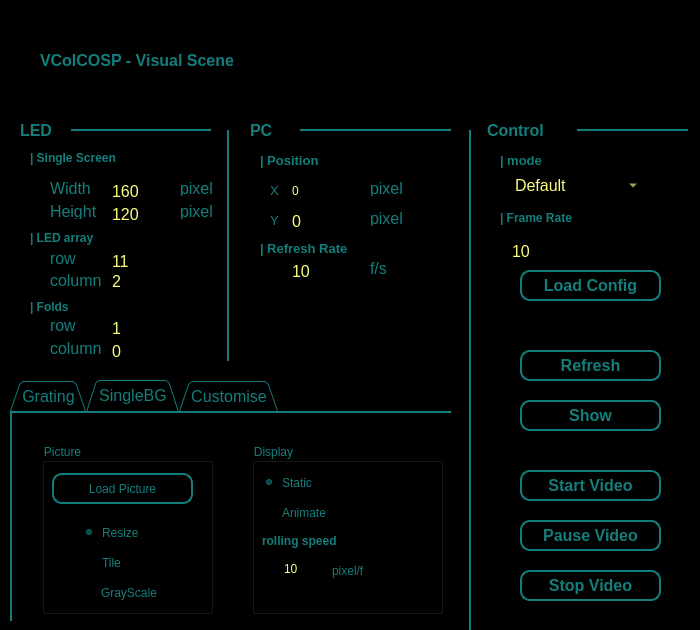
<?xml version="1.0" encoding="UTF-8"?>
<ui version="4.0">
 <class>vscene</class>
 <widget class="QWidget" name="vscene">
  <property name="geometry">
   <rect>
    <x>0</x>
    <y>0</y>
    <width>700</width>
    <height>630</height>
   </rect>
  </property>
  <property name="sizePolicy">
   <sizepolicy hsizetype="Fixed" vsizetype="Fixed">
    <horstretch>0</horstretch>
    <verstretch>0</verstretch>
   </sizepolicy>
  </property>
  <property name="font">
   <font>
    <family>Arial</family>
    <pointsize>12</pointsize>
   </font>
  </property>
  <property name="windowTitle">
   <string>VColCOSP-VisualScenePanel</string>
  </property>
  <property name="autoFillBackground">
   <bool>false</bool>
  </property>
  <property name="styleSheet">
   <string notr="true">background-color: rgb(0, 0, 0);
color: rgb(19, 126, 124);</string>
  </property>
  <widget class="QLabel" name="label_53">
   <property name="geometry">
    <rect>
     <x>260</x>
     <y>150</y>
     <width>181</width>
     <height>20</height>
    </rect>
   </property>
   <property name="font">
    <font>
     <pointsize>10</pointsize>
     <weight>75</weight>
     <bold>true</bold>
    </font>
   </property>
   <property name="text">
    <string>| Position</string>
   </property>
  </widget>
  <widget class="QLabel" name="label_3">
   <property name="geometry">
    <rect>
     <x>270</x>
     <y>180</y>
     <width>16</width>
     <height>21</height>
    </rect>
   </property>
   <property name="font">
    <font>
     <pointsize>10</pointsize>
     <weight>50</weight>
     <bold>false</bold>
    </font>
   </property>
   <property name="text">
    <string>X</string>
   </property>
  </widget>
  <widget class="QSpinBox" name="spinBox_sp_x">
   <property name="geometry">
    <rect>
     <x>290</x>
     <y>180</y>
     <width>71</width>
     <height>22</height>
    </rect>
   </property>
   <property name="font">
    <font>
     <pointsize>9</pointsize>
    </font>
   </property>
   <property name="styleSheet">
    <string notr="true">border: 2px soild rgb(19, 126, 124);
color: rgb(255, 255, 127);
</string>
   </property>
   <property name="wrapping">
    <bool>false</bool>
   </property>
   <property name="frame">
    <bool>true</bool>
   </property>
   <property name="buttonSymbols">
    <enum>QAbstractSpinBox::UpDownArrows</enum>
   </property>
   <property name="showGroupSeparator" stdset="0">
    <bool>false</bool>
   </property>
   <property name="minimum">
    <number>-3840</number>
   </property>
   <property name="maximum">
    <number>3840</number>
   </property>
   <property name="displayIntegerBase">
    <number>10</number>
   </property>
  </widget>
  <widget class="QLabel" name="label_47">
   <property name="geometry">
    <rect>
     <x>370</x>
     <y>180</y>
     <width>41</width>
     <height>16</height>
    </rect>
   </property>
   <property name="text">
    <string>pixel</string>
   </property>
  </widget>
  <widget class="QLabel" name="label_4">
   <property name="geometry">
    <rect>
     <x>270</x>
     <y>210</y>
     <width>16</width>
     <height>21</height>
    </rect>
   </property>
   <property name="font">
    <font>
     <pointsize>10</pointsize>
     <weight>50</weight>
     <bold>false</bold>
    </font>
   </property>
   <property name="text">
    <string>Y</string>
   </property>
  </widget>
  <widget class="QSpinBox" name="spinBox_sp_y">
   <property name="geometry">
    <rect>
     <x>290</x>
     <y>210</y>
     <width>71</width>
     <height>22</height>
    </rect>
   </property>
   <property name="styleSheet">
    <string notr="true">border: 2px soild rgb(19, 126, 124);
color: rgb(255, 255, 127);
</string>
   </property>
   <property name="minimum">
    <number>-2560</number>
   </property>
   <property name="maximum">
    <number>2560</number>
   </property>
   <property name="value">
    <number>0</number>
   </property>
   <property name="displayIntegerBase">
    <number>10</number>
   </property>
  </widget>
  <widget class="QLabel" name="label_48">
   <property name="geometry">
    <rect>
     <x>370</x>
     <y>210</y>
     <width>41</width>
     <height>16</height>
    </rect>
   </property>
   <property name="text">
    <string>pixel</string>
   </property>
  </widget>
  <widget class="QPushButton" name="pb_show">
   <property name="geometry">
    <rect>
     <x>520</x>
     <y>400</y>
     <width>141</width>
     <height>31</height>
    </rect>
   </property>
   <property name="font">
    <font>
     <family>Arial</family>
     <pointsize>12</pointsize>
     <weight>75</weight>
     <bold>true</bold>
    </font>
   </property>
   <property name="styleSheet">
    <string notr="true">border: 2px solid rgb(19, 126, 124);
border-radius:10px;</string>
   </property>
   <property name="text">
    <string>Show</string>
   </property>
  </widget>
  <widget class="QLabel" name="label">
   <property name="geometry">
    <rect>
     <x>250</x>
     <y>110</y>
     <width>51</width>
     <height>41</height>
    </rect>
   </property>
   <property name="font">
    <font>
     <family>Arial</family>
     <pointsize>12</pointsize>
     <weight>75</weight>
     <bold>true</bold>
    </font>
   </property>
   <property name="text">
    <string>PC</string>
   </property>
  </widget>
  <widget class="Line" name="line">
   <property name="geometry">
    <rect>
     <x>300</x>
     <y>120</y>
     <width>151</width>
     <height>20</height>
    </rect>
   </property>
   <property name="styleSheet">
    <string notr="true">color: rgb(19, 126, 124);</string>
   </property>
   <property name="frameShadow">
    <enum>QFrame::Plain</enum>
   </property>
   <property name="lineWidth">
    <number>2</number>
   </property>
   <property name="orientation">
    <enum>Qt::Horizontal</enum>
   </property>
  </widget>
  <widget class="QSpinBox" name="spinBox_pc_display_rate">
   <property name="geometry">
    <rect>
     <x>290</x>
     <y>260</y>
     <width>71</width>
     <height>22</height>
    </rect>
   </property>
   <property name="styleSheet">
    <string notr="true">border: 2px soild rgb(19, 126, 124);
color: rgb(255, 255, 127);
</string>
   </property>
   <property name="maximum">
    <number>60</number>
   </property>
   <property name="value">
    <number>10</number>
   </property>
   <property name="displayIntegerBase">
    <number>10</number>
   </property>
  </widget>
  <widget class="QLabel" name="label_56">
   <property name="geometry">
    <rect>
     <x>370</x>
     <y>260</y>
     <width>31</width>
     <height>16</height>
    </rect>
   </property>
   <property name="text">
    <string>f/s</string>
   </property>
  </widget>
  <widget class="QLabel" name="label_15">
   <property name="geometry">
    <rect>
     <x>260</x>
     <y>240</y>
     <width>181</width>
     <height>16</height>
    </rect>
   </property>
   <property name="font">
    <font>
     <pointsize>10</pointsize>
     <weight>75</weight>
     <bold>true</bold>
    </font>
   </property>
   <property name="text">
    <string>| Refresh Rate</string>
   </property>
  </widget>
  <widget class="QLabel" name="label_54">
   <property name="geometry">
    <rect>
     <x>500</x>
     <y>150</y>
     <width>191</width>
     <height>20</height>
    </rect>
   </property>
   <property name="font">
    <font>
     <pointsize>10</pointsize>
     <weight>75</weight>
     <bold>true</bold>
    </font>
   </property>
   <property name="text">
    <string>| mode</string>
   </property>
  </widget>
  <widget class="QComboBox" name="comboBox_led_mode">
   <property name="geometry">
    <rect>
     <x>510</x>
     <y>170</y>
     <width>131</width>
     <height>31</height>
    </rect>
   </property>
   <property name="styleSheet">
    <string notr="true">border: 2px soild rgb(19, 126, 124);
color: rgb(255, 255, 127);
</string>
   </property>
   <item>
    <property name="text">
     <string>Default</string>
    </property>
   </item>
   <item>
    <property name="text">
     <string>Video</string>
    </property>
   </item>
   <item>
    <property name="text">
     <string>Demo</string>
    </property>
   </item>
   <item>
    <property name="text">
     <string>Draw</string>
    </property>
   </item>
  </widget>
  <widget class="Line" name="line_3">
   <property name="geometry">
    <rect>
     <x>70</x>
     <y>120</y>
     <width>141</width>
     <height>20</height>
    </rect>
   </property>
   <property name="styleSheet">
    <string notr="true">color: rgb(19, 126, 124);</string>
   </property>
   <property name="frameShadow">
    <enum>QFrame::Plain</enum>
   </property>
   <property name="lineWidth">
    <number>2</number>
   </property>
   <property name="orientation">
    <enum>Qt::Horizontal</enum>
   </property>
  </widget>
  <widget class="QLabel" name="label_5">
   <property name="geometry">
    <rect>
     <x>20</x>
     <y>110</y>
     <width>51</width>
     <height>41</height>
    </rect>
   </property>
   <property name="font">
    <font>
     <family>Arial</family>
     <pointsize>12</pointsize>
     <weight>75</weight>
     <bold>true</bold>
    </font>
   </property>
   <property name="text">
    <string>LED</string>
   </property>
  </widget>
  <widget class="QLabel" name="label_11">
   <property name="geometry">
    <rect>
     <x>50</x>
     <y>180</y>
     <width>41</width>
     <height>16</height>
    </rect>
   </property>
   <property name="text">
    <string>Width</string>
   </property>
  </widget>
  <widget class="QSpinBox" name="spinBox_sled_r">
   <property name="geometry">
    <rect>
     <x>110</x>
     <y>250</y>
     <width>61</width>
     <height>22</height>
    </rect>
   </property>
   <property name="styleSheet">
    <string notr="true">border: 2px soild rgb(19, 126, 124);
color: rgb(255, 255, 127);
</string>
   </property>
   <property name="maximum">
    <number>100</number>
   </property>
   <property name="value">
    <number>11</number>
   </property>
   <property name="displayIntegerBase">
    <number>10</number>
   </property>
  </widget>
  <widget class="QLabel" name="label_21">
   <property name="geometry">
    <rect>
     <x>30</x>
     <y>297</y>
     <width>171</width>
     <height>20</height>
    </rect>
   </property>
   <property name="font">
    <font>
     <weight>75</weight>
     <bold>true</bold>
    </font>
   </property>
   <property name="text">
    <string>| Folds</string>
   </property>
  </widget>
  <widget class="QLabel" name="label_12">
   <property name="geometry">
    <rect>
     <x>50</x>
     <y>203</y>
     <width>51</width>
     <height>16</height>
    </rect>
   </property>
   <property name="text">
    <string>Height</string>
   </property>
  </widget>
  <widget class="QLabel" name="label_40">
   <property name="geometry">
    <rect>
     <x>180</x>
     <y>203</y>
     <width>41</width>
     <height>16</height>
    </rect>
   </property>
   <property name="text">
    <string>pixel</string>
   </property>
  </widget>
  <widget class="QLabel" name="label_14">
   <property name="geometry">
    <rect>
     <x>50</x>
     <y>270</y>
     <width>51</width>
     <height>20</height>
    </rect>
   </property>
   <property name="text">
    <string>column</string>
   </property>
  </widget>
  <widget class="QSpinBox" name="spinBox_sled_fold_c">
   <property name="geometry">
    <rect>
     <x>110</x>
     <y>340</y>
     <width>61</width>
     <height>22</height>
    </rect>
   </property>
   <property name="styleSheet">
    <string notr="true">border: 2px soild rgb(19, 126, 124);
color: rgb(255, 255, 127);
</string>
   </property>
   <property name="maximum">
    <number>16</number>
   </property>
   <property name="value">
    <number>0</number>
   </property>
   <property name="displayIntegerBase">
    <number>10</number>
   </property>
  </widget>
  <widget class="QLabel" name="label_13">
   <property name="geometry">
    <rect>
     <x>50</x>
     <y>250</y>
     <width>31</width>
     <height>16</height>
    </rect>
   </property>
   <property name="text">
    <string>row</string>
   </property>
  </widget>
  <widget class="QSpinBox" name="spinBox_sled_fold_r">
   <property name="geometry">
    <rect>
     <x>110</x>
     <y>317</y>
     <width>61</width>
     <height>22</height>
    </rect>
   </property>
   <property name="styleSheet">
    <string notr="true">border: 2px soild rgb(19, 126, 124);
color: rgb(255, 255, 127);
</string>
   </property>
   <property name="maximum">
    <number>16</number>
   </property>
   <property name="value">
    <number>1</number>
   </property>
   <property name="displayIntegerBase">
    <number>10</number>
   </property>
  </widget>
  <widget class="QLabel" name="label_10">
   <property name="geometry">
    <rect>
     <x>30</x>
     <y>230</y>
     <width>81</width>
     <height>16</height>
    </rect>
   </property>
   <property name="font">
    <font>
     <weight>75</weight>
     <bold>true</bold>
    </font>
   </property>
   <property name="text">
    <string>| LED array</string>
   </property>
  </widget>
  <widget class="QLabel" name="label_39">
   <property name="geometry">
    <rect>
     <x>180</x>
     <y>180</y>
     <width>41</width>
     <height>16</height>
    </rect>
   </property>
   <property name="text">
    <string>pixel</string>
   </property>
  </widget>
  <widget class="QSpinBox" name="spinBox_sled_h">
   <property name="geometry">
    <rect>
     <x>110</x>
     <y>203</y>
     <width>61</width>
     <height>22</height>
    </rect>
   </property>
   <property name="styleSheet">
    <string notr="true">border: 2px soild rgb(19, 126, 124);
color: rgb(255, 255, 127);
</string>
   </property>
   <property name="maximum">
    <number>2560</number>
   </property>
   <property name="value">
    <number>120</number>
   </property>
   <property name="displayIntegerBase">
    <number>10</number>
   </property>
  </widget>
  <widget class="QLabel" name="label_23">
   <property name="geometry">
    <rect>
     <x>50</x>
     <y>340</y>
     <width>51</width>
     <height>16</height>
    </rect>
   </property>
   <property name="text">
    <string>column</string>
   </property>
  </widget>
  <widget class="QSpinBox" name="spinBox_sled_c">
   <property name="geometry">
    <rect>
     <x>110</x>
     <y>270</y>
     <width>61</width>
     <height>22</height>
    </rect>
   </property>
   <property name="styleSheet">
    <string notr="true">border: 2px soild rgb(19, 126, 124);
color: rgb(255, 255, 127);
</string>
   </property>
   <property name="maximum">
    <number>100</number>
   </property>
   <property name="value">
    <number>2</number>
   </property>
   <property name="displayIntegerBase">
    <number>10</number>
   </property>
  </widget>
  <widget class="QLabel" name="label_9">
   <property name="geometry">
    <rect>
     <x>30</x>
     <y>150</y>
     <width>111</width>
     <height>16</height>
    </rect>
   </property>
   <property name="font">
    <font>
     <weight>75</weight>
     <bold>true</bold>
    </font>
   </property>
   <property name="text">
    <string>| Single Screen</string>
   </property>
  </widget>
  <widget class="QLabel" name="label_22">
   <property name="geometry">
    <rect>
     <x>50</x>
     <y>317</y>
     <width>31</width>
     <height>16</height>
    </rect>
   </property>
   <property name="text">
    <string>row</string>
   </property>
  </widget>
  <widget class="QSpinBox" name="spinBox_sled_w">
   <property name="geometry">
    <rect>
     <x>110</x>
     <y>180</y>
     <width>61</width>
     <height>22</height>
    </rect>
   </property>
   <property name="styleSheet">
    <string notr="true">border: 2px soild rgb(19, 126, 124);
color: rgb(255, 255, 127);
</string>
   </property>
   <property name="maximum">
    <number>3840</number>
   </property>
   <property name="value">
    <number>160</number>
   </property>
   <property name="displayIntegerBase">
    <number>10</number>
   </property>
  </widget>
  <widget class="Line" name="line_4">
   <property name="geometry">
    <rect>
     <x>213</x>
     <y>130</y>
     <width>31</width>
     <height>231</height>
    </rect>
   </property>
   <property name="styleSheet">
    <string notr="true">color: rgb(19, 126, 124);</string>
   </property>
   <property name="frameShadow">
    <enum>QFrame::Plain</enum>
   </property>
   <property name="lineWidth">
    <number>2</number>
   </property>
   <property name="orientation">
    <enum>Qt::Vertical</enum>
   </property>
  </widget>
  <widget class="Line" name="line_5">
   <property name="geometry">
    <rect>
     <x>577</x>
     <y>120</y>
     <width>111</width>
     <height>20</height>
    </rect>
   </property>
   <property name="styleSheet">
    <string notr="true">color: rgb(19, 126, 124);</string>
   </property>
   <property name="frameShadow">
    <enum>QFrame::Plain</enum>
   </property>
   <property name="lineWidth">
    <number>2</number>
   </property>
   <property name="orientation">
    <enum>Qt::Horizontal</enum>
   </property>
  </widget>
  <widget class="QLabel" name="label_6">
   <property name="geometry">
    <rect>
     <x>487</x>
     <y>110</y>
     <width>81</width>
     <height>41</height>
    </rect>
   </property>
   <property name="font">
    <font>
     <family>Arial</family>
     <pointsize>12</pointsize>
     <weight>75</weight>
     <bold>true</bold>
    </font>
   </property>
   <property name="text">
    <string>Control</string>
   </property>
  </widget>
  <widget class="Line" name="line_6">
   <property name="geometry">
    <rect>
     <x>460</x>
     <y>130</y>
     <width>21</width>
     <height>501</height>
    </rect>
   </property>
   <property name="styleSheet">
    <string notr="true">color: rgb(19, 126, 124);</string>
   </property>
   <property name="frameShadow">
    <enum>QFrame::Plain</enum>
   </property>
   <property name="lineWidth">
    <number>2</number>
   </property>
   <property name="orientation">
    <enum>Qt::Vertical</enum>
   </property>
  </widget>
  <widget class="QPushButton" name="pb_refresh">
   <property name="geometry">
    <rect>
     <x>520</x>
     <y>350</y>
     <width>141</width>
     <height>31</height>
    </rect>
   </property>
   <property name="font">
    <font>
     <family>Arial</family>
     <pointsize>12</pointsize>
     <weight>75</weight>
     <bold>true</bold>
    </font>
   </property>
   <property name="styleSheet">
    <string notr="true">border: 2px solid rgb(19, 126, 124);
border-radius:10px;</string>
   </property>
   <property name="text">
    <string>Refresh</string>
   </property>
  </widget>
  <widget class="QTabWidget" name="tabWidget_led_v">
   <property name="geometry">
    <rect>
     <x>10</x>
     <y>380</y>
     <width>441</width>
     <height>241</height>
    </rect>
   </property>
   <property name="styleSheet">
    <string notr="true">QTabWidget::pane { 
    border-top: 2px solid rgb(19, 126, 124);
	border-left: 2px solid rgb(19, 126, 124);
}</string>
   </property>
   <property name="tabShape">
    <enum>QTabWidget::Triangular</enum>
   </property>
   <property name="currentIndex">
    <number>1</number>
   </property>
   <property name="elideMode">
    <enum>Qt::ElideNone</enum>
   </property>
   <property name="tabBarAutoHide">
    <bool>true</bool>
   </property>
   <widget class="QWidget" name="tab_6">
    <attribute name="title">
     <string>Grating</string>
    </attribute>
    <widget class="QLabel" name="label_27">
     <property name="geometry">
      <rect>
       <x>80</x>
       <y>30</y>
       <width>151</width>
       <height>16</height>
      </rect>
     </property>
     <property name="font">
      <font>
       <weight>75</weight>
       <bold>true</bold>
      </font>
     </property>
     <property name="text">
      <string>| Strip_width</string>
     </property>
    </widget>
    <widget class="QSpinBox" name="spinBox_led_v_grating_sw">
     <property name="geometry">
      <rect>
       <x>100</x>
       <y>60</y>
       <width>81</width>
       <height>22</height>
      </rect>
     </property>
     <property name="styleSheet">
      <string notr="true">border: 2px soild rgb(19, 126, 124);
color: rgb(255, 255, 127);
</string>
     </property>
     <property name="maximum">
      <number>360</number>
     </property>
     <property name="value">
      <number>20</number>
     </property>
     <property name="displayIntegerBase">
      <number>10</number>
     </property>
    </widget>
    <widget class="QLabel" name="label_28">
     <property name="geometry">
      <rect>
       <x>190</x>
       <y>60</y>
       <width>31</width>
       <height>16</height>
      </rect>
     </property>
     <property name="text">
      <string>pixel</string>
     </property>
    </widget>
    <widget class="QLabel" name="label_29">
     <property name="geometry">
      <rect>
       <x>190</x>
       <y>130</y>
       <width>41</width>
       <height>16</height>
      </rect>
     </property>
     <property name="text">
      <string>pixel/s</string>
     </property>
    </widget>
    <widget class="QLabel" name="label_30">
     <property name="geometry">
      <rect>
       <x>80</x>
       <y>100</y>
       <width>71</width>
       <height>16</height>
      </rect>
     </property>
     <property name="font">
      <font>
       <weight>75</weight>
       <bold>true</bold>
      </font>
     </property>
     <property name="text">
      <string>| Speed</string>
     </property>
    </widget>
    <widget class="QSpinBox" name="spinBox_led_v_grating_speed">
     <property name="geometry">
      <rect>
       <x>100</x>
       <y>130</y>
       <width>81</width>
       <height>22</height>
      </rect>
     </property>
     <property name="styleSheet">
      <string notr="true">border: 2px soild rgb(19, 126, 124);
color: rgb(255, 255, 127);
</string>
     </property>
     <property name="minimum">
      <number>-5000</number>
     </property>
     <property name="maximum">
      <number>5000</number>
     </property>
     <property name="singleStep">
      <number>0</number>
     </property>
     <property name="value">
      <number>800</number>
     </property>
     <property name="displayIntegerBase">
      <number>10</number>
     </property>
    </widget>
   </widget>
   <widget class="QWidget" name="tab_7">
    <attribute name="title">
     <string>SingleBG</string>
    </attribute>
    <widget class="QGroupBox" name="groupBox_6">
     <property name="geometry">
      <rect>
       <x>240</x>
       <y>30</y>
       <width>191</width>
       <height>171</height>
      </rect>
     </property>
     <property name="title">
      <string>Display</string>
     </property>
     <widget class="QRadioButton" name="radioButton_led_v_static">
      <property name="geometry">
       <rect>
        <x>10</x>
        <y>30</y>
        <width>61</width>
        <height>19</height>
       </rect>
      </property>
      <property name="text">
       <string>Static</string>
      </property>
      <property name="checked">
       <bool>true</bool>
      </property>
     </widget>
     <widget class="QRadioButton" name="radioButton_led_v_animate">
      <property name="geometry">
       <rect>
        <x>10</x>
        <y>60</y>
        <width>81</width>
        <height>19</height>
       </rect>
      </property>
      <property name="text">
       <string>Animate</string>
      </property>
     </widget>
     <widget class="QSpinBox" name="spinBox_led_v_r_speed">
      <property name="geometry">
       <rect>
        <x>30</x>
        <y>110</y>
        <width>41</width>
        <height>31</height>
       </rect>
      </property>
      <property name="styleSheet">
       <string notr="true">border: 2px soild rgb(19, 126, 124);
color: rgb(255, 255, 127);
</string>
      </property>
      <property name="minimum">
       <number>-1000</number>
      </property>
      <property name="maximum">
       <number>1000</number>
      </property>
      <property name="value">
       <number>10</number>
      </property>
      <property name="displayIntegerBase">
       <number>10</number>
      </property>
     </widget>
     <widget class="QLabel" name="label_24">
      <property name="geometry">
       <rect>
        <x>10</x>
        <y>90</y>
        <width>91</width>
        <height>16</height>
       </rect>
      </property>
      <property name="font">
       <font>
        <weight>75</weight>
        <bold>true</bold>
       </font>
      </property>
      <property name="text">
       <string>rolling speed</string>
      </property>
     </widget>
     <widget class="QLabel" name="label_25">
      <property name="geometry">
       <rect>
        <x>80</x>
        <y>120</y>
        <width>41</width>
        <height>16</height>
       </rect>
      </property>
      <property name="text">
       <string>pixel/f</string>
      </property>
     </widget>
    </widget>
    <widget class="QGroupBox" name="groupBox_7">
     <property name="geometry">
      <rect>
       <x>30</x>
       <y>30</y>
       <width>171</width>
       <height>171</height>
      </rect>
     </property>
     <property name="title">
      <string>Picture</string>
     </property>
     <widget class="QCheckBox" name="checkBox_led_v_gray">
      <property name="geometry">
       <rect>
        <x>40</x>
        <y>140</y>
        <width>101</width>
        <height>19</height>
       </rect>
      </property>
      <property name="text">
       <string>GrayScale</string>
      </property>
     </widget>
     <widget class="QPushButton" name="pushButton_led_v_loadpic">
      <property name="geometry">
       <rect>
        <x>10</x>
        <y>30</y>
        <width>141</width>
        <height>31</height>
       </rect>
      </property>
      <property name="styleSheet">
       <string notr="true">border: 2px solid rgb(19, 126, 124);
border-radius:10px;</string>
      </property>
      <property name="text">
       <string>Load Picture</string>
      </property>
     </widget>
     <widget class="QRadioButton" name="radioButton_led_v_resize">
      <property name="geometry">
       <rect>
        <x>40</x>
        <y>80</y>
        <width>81</width>
        <height>19</height>
       </rect>
      </property>
      <property name="text">
       <string>Resize</string>
      </property>
      <property name="checked">
       <bool>true</bool>
      </property>
     </widget>
     <widget class="QRadioButton" name="radioButton_led_v_tile">
      <property name="geometry">
       <rect>
        <x>40</x>
        <y>110</y>
        <width>61</width>
        <height>19</height>
       </rect>
      </property>
      <property name="text">
       <string>Tile</string>
      </property>
      <property name="checked">
       <bool>false</bool>
      </property>
     </widget>
    </widget>
   </widget>
   <widget class="QWidget" name="tab_9">
    <attribute name="title">
     <string>Customise</string>
    </attribute>
    <widget class="QGroupBox" name="groupBox_9">
     <property name="geometry">
      <rect>
       <x>60</x>
       <y>20</y>
       <width>121</width>
       <height>181</height>
      </rect>
     </property>
     <property name="title">
      <string>Background</string>
     </property>
     <widget class="QPushButton" name="pushButton_led_v_loadpic_b">
      <property name="geometry">
       <rect>
        <x>10</x>
        <y>140</y>
        <width>101</width>
        <height>31</height>
       </rect>
      </property>
      <property name="styleSheet">
       <string notr="true">border: 2px solid rgb(19, 126, 124);
border-radius:10px;</string>
      </property>
      <property name="text">
       <string>Load Picture</string>
      </property>
     </widget>
    </widget>
    <widget class="QGroupBox" name="groupBox_10">
     <property name="geometry">
      <rect>
       <x>260</x>
       <y>20</y>
       <width>131</width>
       <height>181</height>
      </rect>
     </property>
     <property name="title">
      <string>Foreground</string>
     </property>
     <widget class="QPushButton" name="pushButton_led_v_loadpic_f">
      <property name="geometry">
       <rect>
        <x>10</x>
        <y>140</y>
        <width>111</width>
        <height>31</height>
       </rect>
      </property>
      <property name="styleSheet">
       <string notr="true">border: 2px solid rgb(19, 126, 124);
border-radius:10px;</string>
      </property>
      <property name="text">
       <string>Load Picture</string>
      </property>
     </widget>
    </widget>
   </widget>
  </widget>
  <widget class="QPushButton" name="pb_start_video">
   <property name="geometry">
    <rect>
     <x>520</x>
     <y>470</y>
     <width>141</width>
     <height>31</height>
    </rect>
   </property>
   <property name="font">
    <font>
     <family>Arial</family>
     <pointsize>12</pointsize>
     <weight>75</weight>
     <bold>true</bold>
    </font>
   </property>
   <property name="styleSheet">
    <string notr="true">border: 2px solid rgb(19, 126, 124);
border-radius:10px;</string>
   </property>
   <property name="text">
    <string>Start Video</string>
   </property>
  </widget>
  <widget class="QPushButton" name="pb_stop_video">
   <property name="geometry">
    <rect>
     <x>520</x>
     <y>570</y>
     <width>141</width>
     <height>31</height>
    </rect>
   </property>
   <property name="font">
    <font>
     <family>Arial</family>
     <pointsize>12</pointsize>
     <weight>75</weight>
     <bold>true</bold>
    </font>
   </property>
   <property name="styleSheet">
    <string notr="true">border: 2px solid rgb(19, 126, 124);
border-radius:10px;</string>
   </property>
   <property name="text">
    <string>Stop Video</string>
   </property>
  </widget>
  <widget class="QPushButton" name="pb_pause_video">
   <property name="geometry">
    <rect>
     <x>520</x>
     <y>520</y>
     <width>141</width>
     <height>31</height>
    </rect>
   </property>
   <property name="font">
    <font>
     <family>Arial</family>
     <pointsize>12</pointsize>
     <weight>75</weight>
     <bold>true</bold>
    </font>
   </property>
   <property name="styleSheet">
    <string notr="true">border: 2px solid rgb(19, 126, 124);
border-radius:10px;</string>
   </property>
   <property name="text">
    <string>Pause Video</string>
   </property>
  </widget>
  <widget class="QSpinBox" name="spinBox_led_v_frame_rate">
   <property name="geometry">
    <rect>
     <x>510</x>
     <y>240</y>
     <width>61</width>
     <height>22</height>
    </rect>
   </property>
   <property name="styleSheet">
    <string notr="true">border: 2px soild rgb(19, 126, 124);
color: rgb(255, 255, 127);
</string>
   </property>
   <property name="maximum">
    <number>60</number>
   </property>
   <property name="value">
    <number>10</number>
   </property>
   <property name="displayIntegerBase">
    <number>10</number>
   </property>
  </widget>
  <widget class="QLabel" name="label_55">
   <property name="geometry">
    <rect>
     <x>500</x>
     <y>210</y>
     <width>181</width>
     <height>16</height>
    </rect>
   </property>
   <property name="font">
    <font>
     <weight>75</weight>
     <bold>true</bold>
    </font>
   </property>
   <property name="text">
    <string>| Frame Rate</string>
   </property>
  </widget>
  <widget class="QPushButton" name="pb_load_config">
   <property name="geometry">
    <rect>
     <x>520</x>
     <y>270</y>
     <width>141</width>
     <height>31</height>
    </rect>
   </property>
   <property name="font">
    <font>
     <family>Arial</family>
     <pointsize>12</pointsize>
     <weight>75</weight>
     <bold>true</bold>
    </font>
   </property>
   <property name="styleSheet">
    <string notr="true">border: 2px solid rgb(19, 126, 124);
border-radius:10px;</string>
   </property>
   <property name="text">
    <string>Load Config</string>
   </property>
  </widget>
  <widget class="QLabel" name="label_7">
   <property name="geometry">
    <rect>
     <x>40</x>
     <y>40</y>
     <width>211</width>
     <height>41</height>
    </rect>
   </property>
   <property name="font">
    <font>
     <family>Arial</family>
     <pointsize>12</pointsize>
     <weight>75</weight>
     <bold>true</bold>
    </font>
   </property>
   <property name="text">
    <string>VColCOSP - Visual Scene</string>
   </property>
  </widget>
  <widget class="QFrame" name="frame">
   <property name="geometry">
    <rect>
     <x>290</x>
     <y>10</y>
     <width>351</width>
     <height>101</height>
    </rect>
   </property>
   <property name="styleSheet">
    <string notr="true">border-image: url(:/resource/resources/visual_scene.png);</string>
   </property>
   <property name="frameShape">
    <enum>QFrame::StyledPanel</enum>
   </property>
   <property name="frameShadow">
    <enum>QFrame::Raised</enum>
   </property>
  </widget>
 </widget>
 <resources>
  <include location="../resources.qrc"/>
 </resources>
 <connections/>
</ui>
